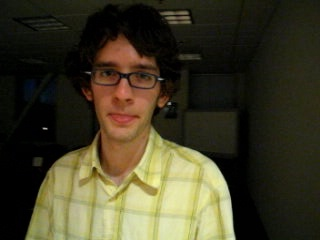
#> input picture data/david/0306.jpg, 320 x 240 px; its folder holds only this picture in this run
$ python tracking.py
#> lines starting #> are read from the running program, lines starting #| are printed output that depends on the picture
### Mosse.py
# -*- coding: utf-8 -*-
"""
Time:     2023/3/2 10:03
Author:   cjn
Version:  1.0.0
File:     Mosse.py
Describe:
坐标系方向
(0,0) → → → → → → → → y
  ↓
  ↓
  ↓
  ↓
  ↓
  ↓
  x
"""
import numpy as np
import cv2
import os


# [79 lines left out: functions xywh2xyxy, yxwh2xyxy, window_func_2d, pre_process, xyxy_scale, get_gauss_response and 1 more, not called in this run]


class Mosse:
    def __init__(self, path, lr=0.125, sigma=100, rotate_flag=False):
        self.path = path
        self.lr = lr
        self.sigma = sigma
        self.rotate_flag = rotate_flag
        self.frame_list = self._get_frame_list()

    def start_tracking(self):
        frame_rgb = cv2.imread(self.frame_list[0], 1)
#> frame_rgb is the input picture: shape (240, 320, 3); mean B, G, R 38.5, 60.1, 64.8
        frame_gray = cv2.imread(self.frame_list[0], 0)
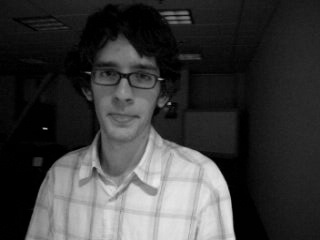
#> frame_gray: shape (240, 320); min 0, max 235, mean 59
        frame_gray = frame_gray.astype(np.float32)
        # 手动标记第一帧的目标,这里box格式是yxwh
#> (the run stopped early here; a loop or call above may not have finished)

$ run again, on data/david/0323.jpg
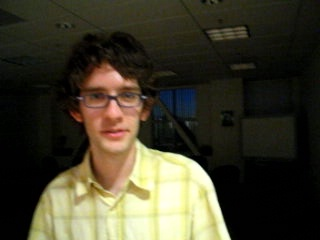
#> input picture data/david/0323.jpg, 320 x 240 px
#> in start_tracking, frame_rgb is the input picture: shape (240, 320, 3); mean B, G, R 43.5, 60.8, 64.8
#> in start_tracking, `frame_gray = cv2.imread(self.frame_list[0], 0)`:
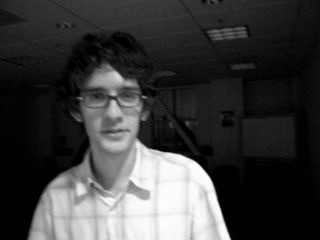
#> frame_gray: shape (240, 320); min 0, max 255, mean 60

$ run again, on data/david/0327.jpg
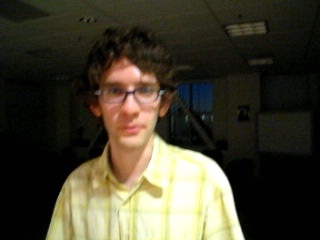
#> input picture data/david/0327.jpg, 320 x 240 px
#> in start_tracking, frame_rgb is the input picture: shape (240, 320, 3); mean B, G, R 47.3, 63.4, 68
#> in start_tracking, `frame_gray = cv2.imread(self.frame_list[0], 0)`:
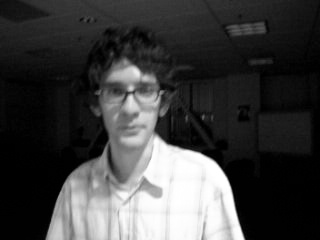
#> frame_gray: shape (240, 320); min 0, max 255, mean 63

$ run again, on data/david/0335.jpg
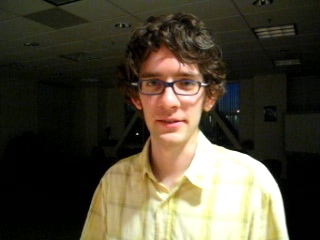
#> input picture data/david/0335.jpg, 320 x 240 px
#> in start_tracking, frame_rgb is the input picture: shape (240, 320, 3); mean B, G, R 53.3, 69.7, 76.1
#> in start_tracking, `frame_gray = cv2.imread(self.frame_list[0], 0)`:
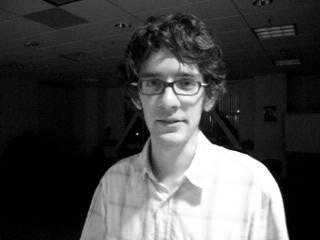
#> frame_gray: shape (240, 320); min 0, max 255, mean 69.8
